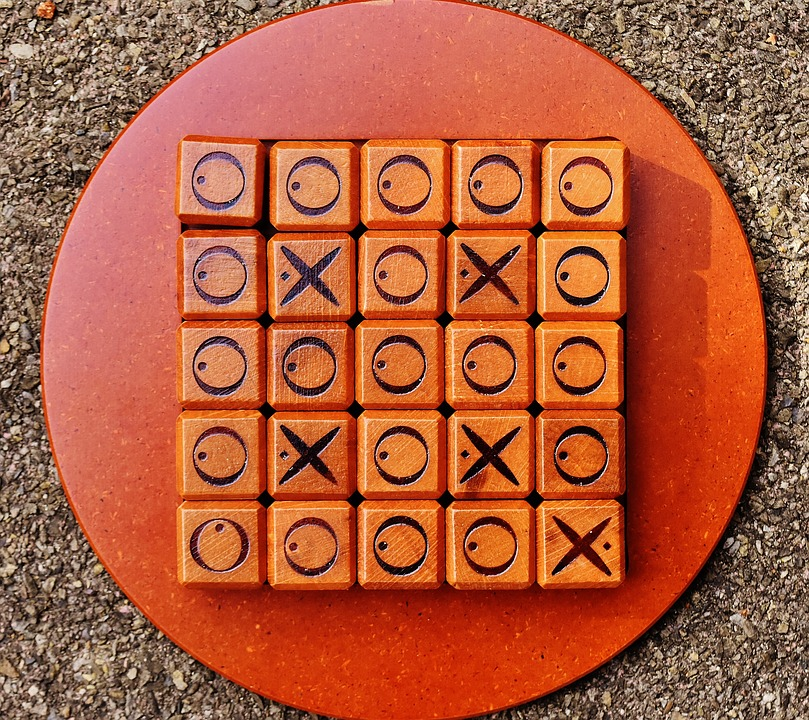
#> input picture Image_processing/daire_croplama_ve_hough_transform/faces_imgs/deneme1.jpg, 809 x 720 px; its folder holds only this picture in this run
$ python dnm2.py   (older library calls are emulated)
#> lines starting #> are read from the running program, lines starting #| are printed output that depends on the picture
### Image_processing/daire_croplama_ve_hough_transform/utils/utils.py
import numpy as np
import skimage
import matplotlib.pyplot as plt
import matplotlib.image as mpimg
import os
import scipy.misc as sm

def rgb2gray(rgb):

    r, g, b = rgb[:,:,0], rgb[:,:,1], rgb[:,:,2]
    gray = 0.2989 * r + 0.5870 * g + 0.1140 * b

    return gray

def load_data(dir_name = 'faces_imgs'):
    '''
    Load images from the "faces_imgs" directory
    Images are in JPG and we convert it to gray scale images
    '''
#> called with dir_name = 'faces_imgs'
    imgs = []
    for filename in os.listdir(dir_name):
        if os.path.isfile(dir_name + '/' + filename):
            img = mpimg.imread(dir_name + '/' + filename)
#> img is the input picture: shape (720, 809, 3); mean R, G, B 174.4, 91.1, 60.1
            img = rgb2gray(img)
#> in rgb2gray, `r, g, b = rgb[:,:,0], rgb[:,:,1], rgb[:,:,2]`:
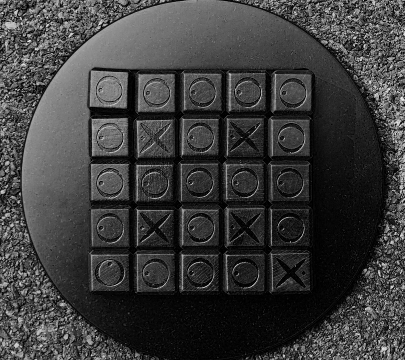
#> b: shape (720, 809) (shown at 1/2 size); min 0, max 255, mean 60.1
#> in rgb2gray, `gray = 0.2989 * r + 0.5870 * g + 0.1140 * b`:
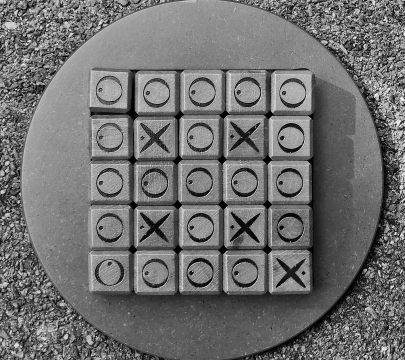
#> gray: shape (720, 809) float64 (shown at 1/2 size); min 0, max 253.2, mean 112.5
            imgs.append(img)
    return imgs


def visualize(imgs, format=None, gray=False):
    plt.figure(figsize=(20, 40))
    for i, img in enumerate(imgs):
        if img.shape[0] == 3:
            img = img.transpose(1,2,0)
        plt_idx = i+1
        plt.subplot(2, 2, plt_idx)
        plt.imshow(img, format)
    plt.show()


### Image_processing/daire_croplama_ve_hough_transform/canny_edge_detector.py
from scipy import ndimage
from scipy.ndimage.filters import convolve

from scipy import misc
import numpy as np

class cannyEdgeDetector:
    def __init__(self, imgs, sigma=1, kernel_size=5, weak_pixel=75, strong_pixel=255, lowthreshold=0.05, highthreshold=0.15):
        self.imgs = imgs
        self.imgs_final = []
        self.img_smoothed = None
        self.gradientMat = None
        self.thetaMat = None
        self.nonMaxImg = None
        self.thresholdImg = None
        self.weak_pixel = weak_pixel
        self.strong_pixel = strong_pixel
        self.sigma = sigma
        self.kernel_size = kernel_size
        self.lowThreshold = lowthreshold
        self.highThreshold = highthreshold
        return

    def gaussian_kernel(self, size, sigma=1):
        size = int(size) // 2
        x, y = np.mgrid[-size:size+1, -size:size+1]
        normal = 1 / (2.0 * np.pi * sigma**2)
        g =  np.exp(-((x**2 + y**2) / (2.0*sigma**2))) * normal
        return g

    def sobel_filters(self, img):
        Kx = np.array([[-1, 0, 1], [-2, 0, 2], [-1, 0, 1]], np.float32)
        Ky = np.array([[1, 2, 1], [0, 0, 0], [-1, -2, -1]], np.float32)

        Ix = ndimage.filters.convolve(img, Kx)
        Iy = ndimage.filters.convolve(img, Ky)

        G = np.hypot(Ix, Iy)
        G = G / G.max() * 255
        theta = np.arctan2(Iy, Ix)
        return (G, theta)


    def non_max_suppression(self, img, D):
        M, N = img.shape
        Z = np.zeros((M,N), dtype=np.int32)
        angle = D * 180. / np.pi
        angle[angle < 0] += 180


        for i in range(1,M-1):
            for j in range(1,N-1):
                try:
                    q = 255
                    r = 255

                   #angle 0
                    if (0 <= angle[i,j] < 22.5) or (157.5 <= angle[i,j] <= 180):
                        q = img[i, j+1]
                        r = img[i, j-1]
                    #angle 45
                    elif (22.5 <= angle[i,j] < 67.5):
                        q = img[i+1, j-1]
                        r = img[i-1, j+1]
                    #angle 90
                    elif (67.5 <= angle[i,j] < 112.5):
                        q = img[i+1, j]
                        r = img[i-1, j]
                    #angle 135
                    elif (112.5 <= angle[i,j] < 157.5):
                        q = img[i-1, j-1]
                        r = img[i+1, j+1]

                    if (img[i,j] >= q) and (img[i,j] >= r):
                        Z[i,j] = img[i,j]
                    else:
                        Z[i,j] = 0


                except IndexError as e:
                    pass

        return Z

    def threshold(self, img):

        highThreshold = img.max() * self.highThreshold;
        lowThreshold = highThreshold * self.lowThreshold;

        M, N = img.shape
        res = np.zeros((M,N), dtype=np.int32)

        weak = np.int32(self.weak_pixel)
        strong = np.int32(self.strong_pixel)

        strong_i, strong_j = np.where(img >= highThreshold)
        zeros_i, zeros_j = np.where(img < lowThreshold)

        weak_i, weak_j = np.where((img <= highThreshold) & (img >= lowThreshold))

        res[strong_i, strong_j] = strong
        res[weak_i, weak_j] = weak

        return (res)

    def hysteresis(self, img):

        M, N = img.shape
        weak = self.weak_pixel
        strong = self.strong_pixel

        for i in range(1, M-1):
            for j in range(1, N-1):
                if (img[i,j] == weak):
                    try:
                        if ((img[i+1, j-1] == strong) or (img[i+1, j] == strong) or (img[i+1, j+1] == strong)
                            or (img[i, j-1] == strong) or (img[i, j+1] == strong)
                            or (img[i-1, j-1] == strong) or (img[i-1, j] == strong) or (img[i-1, j+1] == strong)):
                            img[i, j] = strong
                        else:
                            img[i, j] = 0
                    except IndexError as e:
                        pass

        return img

    def detect(self):
        imgs_final = []
        for i, img in enumerate(self.imgs):
            self.img_smoothed = convolve(img, self.gaussian_kernel(self.kernel_size, self.sigma))
            self.gradientMat, self.thetaMat = self.sobel_filters(self.img_smoothed)
            self.nonMaxImg = self.non_max_suppression(self.gradientMat, self.thetaMat)
            self.thresholdImg = self.threshold(self.nonMaxImg)
            img_final = self.hysteresis(self.thresholdImg)
            self.imgs_final.append(img_final)

        return self.imgs_final

### Image_processing/daire_croplama_ve_hough_transform/dnm2.py

from utils import utils
import canny_edge_detector as ced

imgs = utils.load_data()
#> imgs = 1 item
utils.visualize(imgs, 'gray')
#> the loop in visualize, `for i, img in enumerate(imgs):` made 1 pass
#> plt_idx on pass 1: 1
detector = ced.cannyEdgeDetector(imgs, sigma=1.4, kernel_size=5, lowthreshold=0.09, highthreshold=0.17, weak_pixel=100)
imgs_final = detector.detect()
#> the loop in detect, `for i, img in enumerate(self.imgs):` made 1 pass
#> (size in gaussian_kernel, normal in gaussian_kernel, Kx in sobel_filters, Ky in sobel_filters, highThreshold in threshold, lowThreshold in threshold) on pass 1: (2, 0.0812, [[-1, 0, 1], [-2, 0, 2], [-1, 0, 1]], [[1, 2, 1], [0, 0, 0], [-1, -2, -1]], 43.35, 3.9)
#> pass 1, in detect, `self.img_smoothed = convolve(img, self.gaussian_kernel(self.kernel_siz..`:
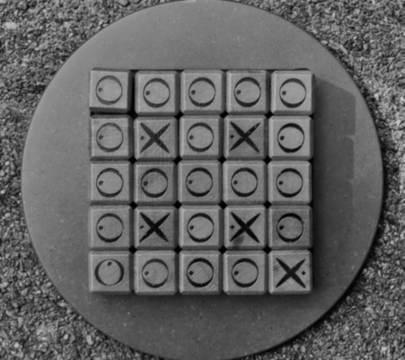
#> self.img_smoothed: shape (720, 809) float64 (shown at 1/2 size); min 1.09, max 205.9, mean 97.7
#> pass 1, in sobel_filters, `Iy = ndimage.filters.convolve(img, Ky)`:
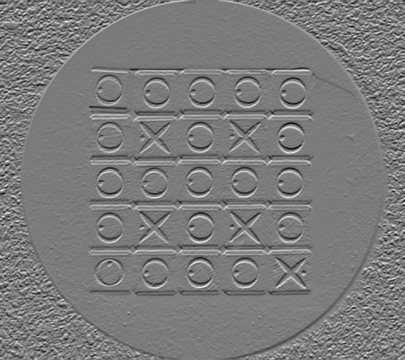
#> Iy: shape (720, 809) float64 (shown at 1/2 size); min -304.8, max 322.1, mean -0.3; drawn with min black and max white
#> pass 1, in sobel_filters, `G = np.hypot(Ix, Iy)`:
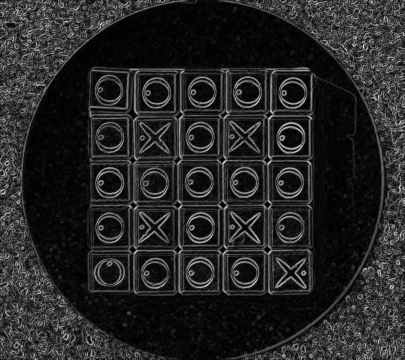
#> G: shape (720, 809) float64 (shown at 1/2 size); min 0.00359, max 375.7, mean 56.7; drawn with min black and max white
#> after the loop in detect, `for i, img in enumerate(self.imgs):`:
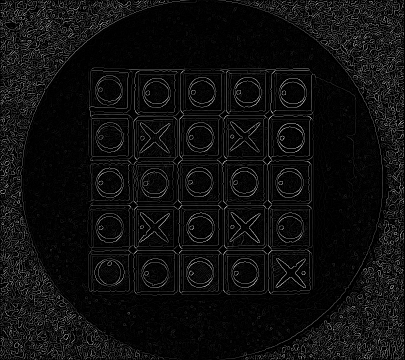
#> self.nonMaxImg: shape (720, 809) int32 (shown at 1/2 size); min 0, max 255, mean 14.6
#> after the loop in detect, `for i, img in enumerate(self.imgs):`:
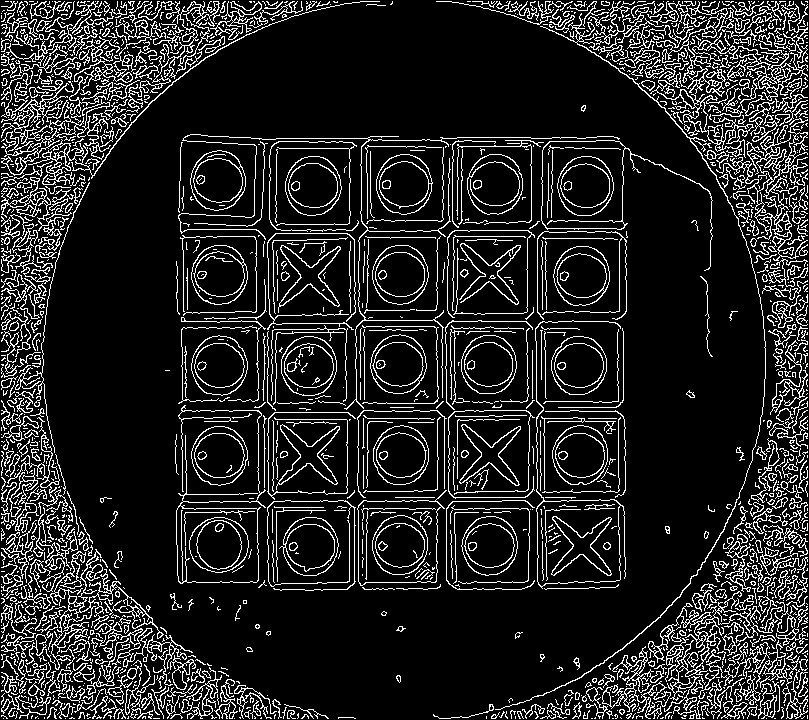
#> self.thresholdImg: shape (720, 809) int32; 13.9% white in thin lines or dots
#> imgs_final = 1 item
utils.visualize(imgs_final, 'gray')
#> the loop in visualize (call 2), `for i, img in enumerate(imgs):` made 1 pass

$ run again, on Image_processing/daire_croplama_ve_hough_transform/faces_imgs/deneme6.png
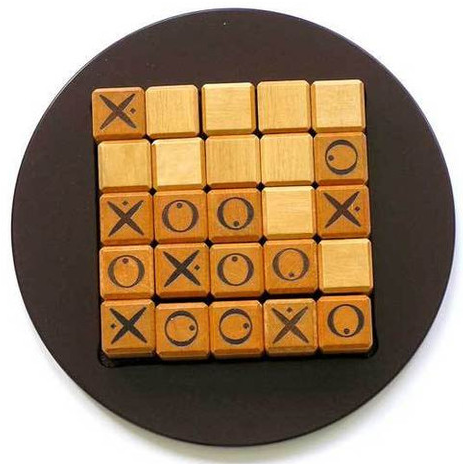
#> input picture Image_processing/daire_croplama_ve_hough_transform/faces_imgs/deneme6.png, 463 x 464 px
#> in load_data, img is the input picture: shape (464, 463, 4) float32; mean R, G, B, A 0.621, 0.524, 0.417, 1
#> imgs = 1 item
#> the loop in visualize, `for i, img in enumerate(imgs):` made 1 pass
#> plt_idx on pass 1: 1
#> the loop in detect, `for i, img in enumerate(self.imgs):` made 1 pass
#> (size in gaussian_kernel, normal in gaussian_kernel, Kx in sobel_filters, Ky in sobel_filters, highThreshold in threshold, lowThreshold in threshold) on pass 1: (2, 0.0812, [[-1, 0, 1], [-2, 0, 2], [-1, 0, 1]], [[1, 2, 1], [0, 0, 0], [-1, -2, -1]], 43.35, 3.9)
#> pass 1, in detect, `self.img_smoothed = convolve(img, self.gaussian_kernel(self.kernel_siz..`:
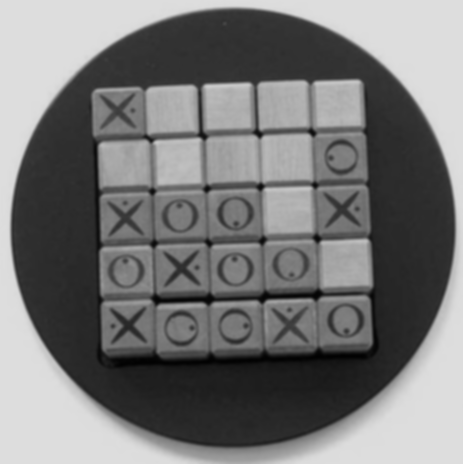
#> self.img_smoothed: shape (464, 463) float32; min 0.00633, max 0.868, mean 0.47
#> after the loop in detect, `for i, img in enumerate(self.imgs):`:
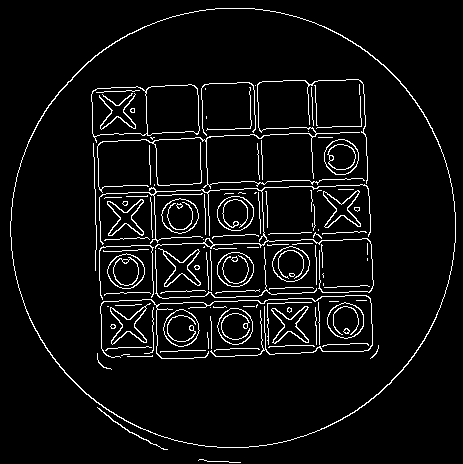
#> self.thresholdImg: shape (464, 463) int32; 5.5% white in thin lines or dots
#> the loop in visualize (call 2), `for i, img in enumerate(imgs):` made 1 pass

$ run again, on Image_processing/daire_croplama_ve_hough_transform/faces_imgs/houghlines.png
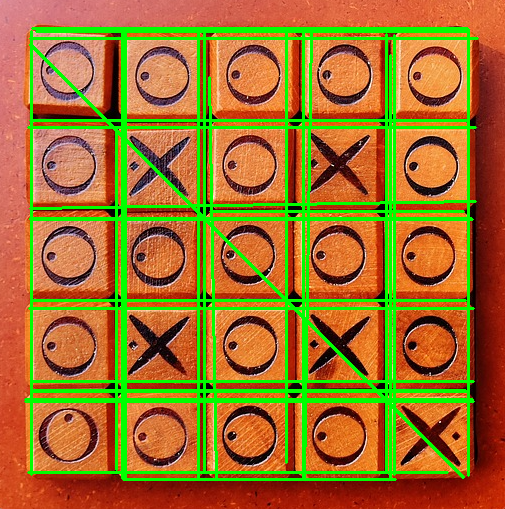
#> input picture Image_processing/daire_croplama_ve_hough_transform/faces_imgs/houghlines.png, 505 x 509 px
#> in load_data, img is the input picture: shape (509, 505, 4) float32; mean R, G, B, A 0.619, 0.447, 0.162, 1
#> imgs = 1 item
#> the loop in visualize, `for i, img in enumerate(imgs):` made 1 pass
#> plt_idx on pass 1: 1
#> the loop in detect, `for i, img in enumerate(self.imgs):` made 1 pass
#> (size in gaussian_kernel, normal in gaussian_kernel, Kx in sobel_filters, Ky in sobel_filters, highThreshold in threshold, lowThreshold in threshold) on pass 1: (2, 0.0812, [[-1, 0, 1], [-2, 0, 2], [-1, 0, 1]], [[1, 2, 1], [0, 0, 0], [-1, -2, -1]], 43.35, 3.9)
#> pass 1, in detect, `self.img_smoothed = convolve(img, self.gaussian_kernel(self.kernel_siz..`:
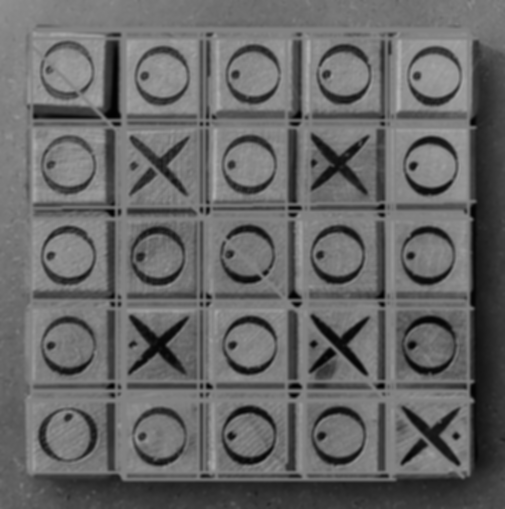
#> self.img_smoothed: shape (509, 505) float32; min 0.00632, max 0.7, mean 0.404
#> after the loop in detect, `for i, img in enumerate(self.imgs):`:
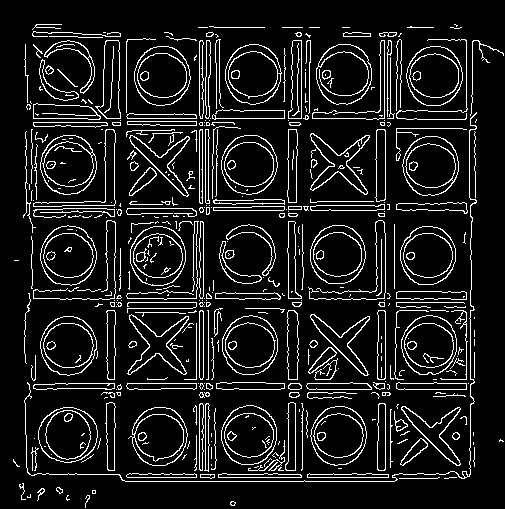
#> self.thresholdImg: shape (509, 505) int32; 10.6% white in thin lines or dots
#> the loop in visualize (call 2), `for i, img in enumerate(imgs):` made 1 pass
